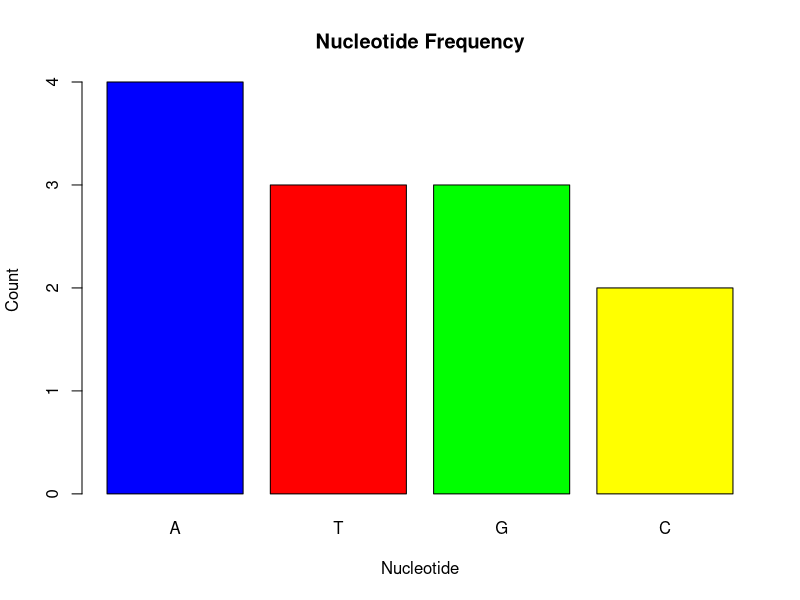

Source code (R):
dna <- "ATGCGATCGTAA"
dna <- toupper(dna)

cat("DNA Sequence:", dna, "\n")

seq_length <- nchar(dna)
cat("Sequence Length:", seq_length, "\n")

bases <- strsplit(dna, "")[[1]]

count_A <- sum(bases == "A")
count_T <- sum(bases == "T")
count_G <- sum(bases == "G")
count_C <- sum(bases == "C")

cat("Nucleotide Counts:\n")
cat("A:", count_A, "\n")
cat("T:", count_T, "\n")
cat("G:", count_G, "\n")
cat("C:", count_C, "\n")

gc_content <- ((count_G + count_C) / seq_length) * 100
cat("GC Content:", round(gc_content, 2), "%\n")

counts <- c(count_A, count_T, count_G, count_C)
names(counts) <- c("A", "T", "G", "C")

barplot(counts,
        col = c("blue", "red", "green", "yellow"),
        main = "Nucleotide Frequency",
        ylab = "Count",
        xlab = "Nucleotide")
